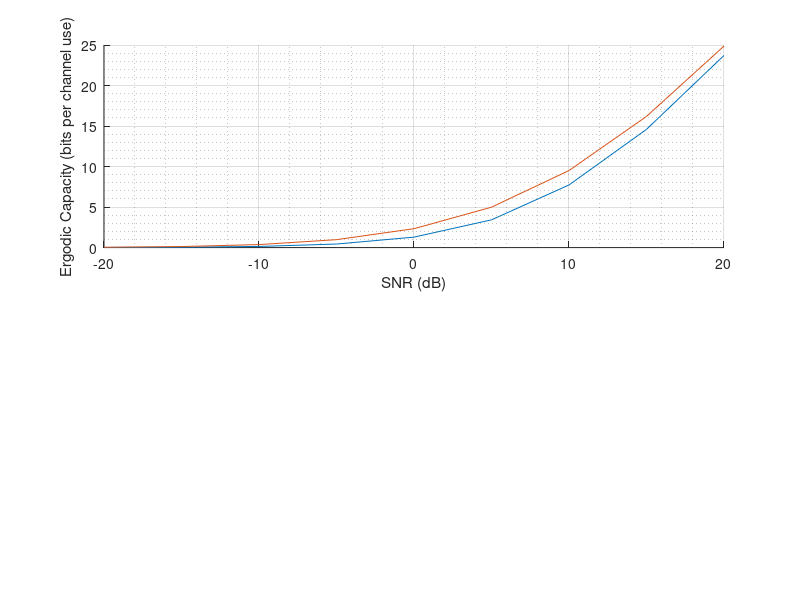

The MATLAB script that drew this image: (Note: this script raises an error after producing the figure.)
%% Task 2 (Open-Loop and Closed-Loop MIMO Capacity)


%%
clear all;


%% Initialization (Feel free to experiment with these values)

% Number of Tx (transmitter) antennas
N_t = 8;

% Number of Rx (receiver) antennas
N_r = 8;


% SNRs to evaluate
SNR_dB_vec = -20:5:20;
SNR_vec=10.^(SNR_dB_vec./10);


% Number of channel realizations for Monte Carlo
N_channel_realizations = 200;


%% CHANNEL REALIZATIONS 

% H_array(:,:,j) gives the j:th N_r x N_t channel matrix realization
H_array = 1/sqrt(2) .* (randn(N_r, N_t, N_channel_realizations) + 1i*randn(N_r, N_t, N_channel_realizations));

% Average energy of received signal
% This is given by the expected value of the diagonal values of H*H', which is 
% just the number of transmitter antennas (as P_t = 1)
E_s = N_t;

% Average transmission power is 1
P_t = 1;

%% Ergodic Capacity of Rayleigh Fading MIMO Channnels Using Monte Carlo

% Keep track of the average/ergodic capacities and the variance for each SNR
% OPEN LOOP
Open_loop_Capa_avg = zeros(size(SNR_vec));


% CLOSED LOOP (WITH power allocation)
Closed_loop_Capa_avg = zeros(size(SNR_vec));


% Loop through the different SNRs
for k = 1:length(SNR_vec)
    
    SNR = SNR_vec(k);
 
    % Noise power
    N_0 = E_s/SNR;
    

    % Keep track of the capacities for each realization (MC = Monte Carlo)
    OL_Capa_MC = zeros(N_channel_realizations, 1);
    CL_Capa_MC = zeros(N_channel_realizations, 1);

    % Loop through the different channel realizations
    for j = 1:N_channel_realizations
        
        % Take the j:th channel realization
        H = H_array(:,:,j);
        % The (i,j) element of H is the channel between the 
        % i:th RECEIVER antenna and the j:th TRANSMITTER antenna (y = Hx + n).
        %
        % Each of these channels is assumed to be an independent Rayleigh channel.


        % SINGULAR VALUE DECOMPOSITION (SVD)
        % The svd function returns two orthogonal matrices U,V 
        % and a diagonal matrix Sigma such that U*Sigma*V' = H
        [U, Sigma, V] = svd(H);
        
        
        % OPEN-LOOP MIMO
        
        % Perfect channel state information (CSI) at the receiver (but not the transmitter)
        %
        % The receiver can filter the signal with the unitary matrix U'. 
        % Note that noise characteristics are not affected, as U is unitary
        %
        % The effective channel is thus
        % H_open_loop = U'*H = U'*(U*Sigma*V') = (U'*U)*Sigma*V' = Sigma*V'
        %
        % There are r = min(N_t, N_r) channels, with the gain of 
        % each channel given by the singular values of H (diagonal of Sigma).
        %
        % The transmitter has no idea about the channel matrix, so the best
        % it can do is to divide its total power evenly accross all
        % antennas. The transmitter is forced to use power on all
        % "directions" V, even the ones that don't reach the transmitter
        % (or the ones that correspond to small singular values).

        H_open_loop = Sigma*V'; %(= U'*H)

        % TASK 2.1 Calculate the open-loop MIMO channel capacity using the 
        % formula from Lecture 9, slide 20. 
        % You can either calculate the capacity using the matrix H (or H_open_loop)
        % directly, or use the singular values from the diagonal of Sigma.
        %
        % (total transmission power P_t = 1, noise power is given by N_0,
        % and number of transmitter antennas is given by N_t)
        C_subchannel = log2(diag(ones(N_t,1))+P_t/N_t/N_0*Sigma.*Sigma);
        OL_Capa_MC(j) = trace(C_subchannel);
        
        

        % CLOSED-LOOP MIMO
        
        % Perfect channel state information (CSI) at the transmitter and the receiver.
        %
        % The transmitter can thus precode the signal with the unitary matrix V from the svd.
        % The receiver can again filter the signal with the unitary matrix U'. 
        % Note that noise characteristics are not affected, as U and V are both unitary 
        %
        % The effective channel is now just a diagonal matrix of the singular values of H
        % H_closed_loop = U'*H*V = U'*(U*Sigma*V')*V = (U'*U)*Sigma*(V'*V) = Sigma
        %
        % There are r = min(N_t, N_r) channels, with the gain of 
        % each channel given by the singular values of H (diagonal of Sigma).
        
        H_closed_loop = Sigma; %(= U'*H*V)
        
        % This means that the transmitted symbols have no 
        % Intersymbol Interference (ISI) at the receiver.
        % Thus an optimal receiver is very easy to implement.

        % However, if power is allocated evenly, the theoretical capacity
        % is EQUAL to the open loop case. To gain capacity, we need to 
        % allocate power between the channels.
        
        
        % WATERFILLING ALGORITHM (see Lecture 10, slide 14)
        
        % To allocate the power, we use the waterfilling algorithm.

        % Normalized gain
        g = diag(Sigma).^2/N_0;
        % For the algorithm, we need the inverse values of the gains
        inv_g = 1./g;

        % Number of parallel channels
        r = length(g);
        % Available power (=1)
        P_t = 1;
        
        % For the power, we have the constraints 
        % P_i >= 0 and sum_i (P_i) = P_t
        
        % The optimal power allocation is obtained using Lagrangian optimization
        % and the so called KKT conditions.
        
        % Keep track of the channels that are used (all at the start)
        used_channels = true(r,1);
        P_alloc = zeros(r, 1);
        
        % Iterate until a suitable power allocation is found
        while 1
            % ONLY ALLOCATE POWER TO USED CHANNELS
            N_used_channels = sum(used_channels);
    
            % TASK 2.2 Calculate 1/lambda (1/λ) for the waterfilling algorithm.
            % Use inv_g(used_channels) to get the inverse gains of the
            % used channels.
            % Remember to use N_used_channels instead of N_t.
            one_per_lambda = (P_t + sum(inv_g(used_channels)))/N_used_channels;
            
            % TASK 2.3 Calculate the power allocation for the used channels 
            % using 1/λ. Remember to only update the used channels.
            P_alloc(used_channels) = one_per_lambda - inv_g(used_channels);
            

            % If some channel gets negative power, drop the channel and set its
            % power to zero, and reiterate without the channel
            negative_channels = P_alloc < 0;
            if sum(negative_channels)==0
                % No negative channel powers, valid power allocation
                break % (gets out of the while loop)
            else
                % We need to drop the negative channels and reiterate
                P_alloc(negative_channels) = 0;
                used_channels(negative_channels) = 0;
            end
        end
        
        % We now have a power allocation (P_alloc) that maximizes the
        % total capacity across channels.
        
        % TASK 2.4 Calculate the SNR of each parallel channel using the 
        % power allocation (P_alloc) and the normalized gain (g).
        SNR_P_alloc = P_alloc .* g;
        
        
        % TASK 2.5 Use the SNRs of each parallel channel to calculate the 
        % capacity of the closed loop MIMO channel by using Shannon's 
        % formula (C = log2(1+SNR)) separately for each parallel channel.
        CL_Capa_MC(j) = sum(log2(1+SNR_P_alloc));

    end

    % We can now calculate the average/ergodic capacity
    % OPEN LOOP
    Open_loop_Capa_avg(k) = mean(OL_Capa_MC);
    
    
    % CLOSED LOOP (WITH power allocation)
    Closed_loop_Capa_avg(k) = mean(CL_Capa_MC);
end



%% Plotting the Capacities

% Plotting capacity
figure(4); clf
subplot(2,1,1)
hold on
plot(SNR_dB_vec, Open_loop_Capa_avg)
plot(SNR_dB_vec, Closed_loop_Capa_avg)
grid on
grid minor
xlabel('SNR (dB)')
ylabel('Ergodic Capacity (bits per channel use)')
title('Open-Loop vs. Closed-Loop MIMO N_t = '+string(N_t)+', N_r = '+string(N_r))
legend(["Open-Loop MIMO", "Closed-Loop MIMO (with Power Allocation)"],'Location', 'best')
xlim([min(SNR_dB_vec),max(SNR_dB_vec)])

% Plotting the ratio between capacities 
ratio = Closed_loop_Capa_avg./Open_loop_Capa_avg;
subplot(2,1,2)
hold on
plot(SNR_dB_vec, ratio)
grid on
grid minor
xlabel('SNR (dB)')
ylabel('Ergodic Capacity Ratio')
legend("$\frac{C_{Closed}}{C_{Open}}$",'Location', 'best', 'Interpreter','Latex','fontsize',20)
xlim([min(SNR_dB_vec),max(SNR_dB_vec)])


%% Random Matrix Singular Values

% Number of singular values/channels
r = min(N_r, N_t);

% Keep track of the singular values
Sigma_average = zeros(r,1);
% Keep track of the average power of each singular value channel
Sigma_squared_average = zeros(r,1);

% Loop through the different channel realizations
for j = 1:N_channel_realizations
    
    % Take the j:th channel realization
    H = H_array(:,:,j);

    % SINGULAR VALUE DECOMPOSITION (SVD)
    % This time we only want the singular values
    % These are ordered from largest to smallest
    sigma = svd(H);

    % Keep track of the sums
    Sigma_average = Sigma_average + sigma;
    Sigma_squared_average = Sigma_squared_average + sigma.^2;
end

% Divide by N_channel_realizations to get the averages
Sigma_average = Sigma_average/N_channel_realizations;
Sigma_squared_average = Sigma_squared_average/N_channel_realizations;

% Pad the vector with N_t-r zeros to include the transmit directions that
% don't reach the receiver
Sigma_average = [Sigma_average; zeros(N_t-r,1)];
Sigma_squared_average = [Sigma_squared_average; zeros(N_t-r,1)];

figure(5); clf
hold on
plot(1:N_t, Sigma_average)
plot(1:N_t, Sigma_squared_average)
grid on
grid minor
xlabel('Singular value index')
title('Random Matrix Average Singular Values')
legend(["Average of n:th singular value", "Average of n:th squared singular value"],'Location', 'best')
xlim([1, N_t])

















